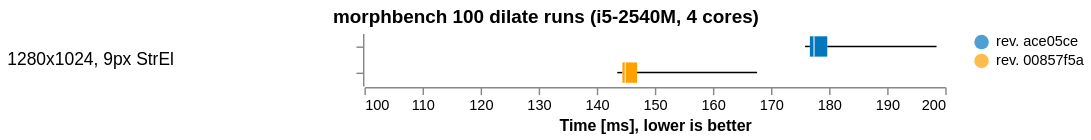

Here is the Vega-Lite specification saved for this chart:
### Vega-Lite specification from a JSON file in a GitHub repository (floating-point values rounded to 4 significant figures)
{"$schema": "https://vega.github.io/schema/vega-lite/v4.json", "title": {"text": "morphbench 100 dilate runs (i5-2540M, 4 cores)", "anchor": "middle"}, "data": {"values": [{"set": "1280x1024, 9px StrEl", "var": "rev. ace05ce", "times": [177.5, 197.4, 176.7, 177.9, 178.2, 179.8, 177.9, 191.7, 176.7, 177.3, 178.3, 178.8, 177.2, 190.3, 180.9, 176.4, 177.7, 177.7, 176.8, 191.3, 176.6, 190.4, 183.7, 177.4, 176.8, 192.6, 176.6, 178.4, 178.0, 176.3, 177.3, 190.2, 176.2, 181.6, 176.2, 177.3, 177.2, 191.2, 177.4, 178.9, 176.6, 176.0, 179.0, 195.1, 178.6, 176.8, 177.0, 176.4, 177.0, 191.1, 177.6, 176.9, 176.6, 176.8, 176.3, 195.2, 176.3, 177.0, 175.9, 176.6, 176.4, 198.1, 176.8, 176.5, 177.4, 175.9, 179.3, 194.0, 177.1, 177.1, 177.7, 176.9, 179.6, 198.5, 177.8, 177.3, 176.7, 179.6, 176.2, 189.9, 176.9, 176.8, 177.5, 181.0, 175.9, 197.0, 176.6, 176.2, 181.4, 180.2, 176.4, 191.1, 176.9, 176.4, 177.4, 176.7, 177.7, 192.3, 177.1, 178.3]}, {"set": "1280x1024, 9px StrEl", "var": "rev. 00857f5a", "times": [145.6, 144.6, 144.1, 145.6, 163.3, 144.6, 145.0, 146.5, 145.0, 144.8, 144.8, 164.0, 146.4, 147.3, 144.8, 145.1, 144.6, 144.2, 161.2, 143.9, 146.9, 144.9, 148.3, 143.8, 144.2, 154.7, 149.1, 146.6, 144.3, 144.5, 144.9, 144.9, 145.9, 155.9, 147.0, 145.9, 144.0, 144.7, 147.4, 144.5, 167.6, 143.5, 144.3, 144.3, 144.3, 143.9, 144.1, 156.7, 148.0, 144.5, 144.2, 143.9, 144.5, 144.9, 148.0, 162.2, 144.8, 145.0, 144.5, 144.6, 149.1, 144.1, 162.6, 143.8, 144.7, 145.2, 143.6, 146.6, 144.3, 155.1, 147.4, 144.0, 146.6, 146.0, 146.9, 143.9, 144.9, 159.2, 144.0, 144.2, 144.8, 144.9, 144.4, 144.9, 161.2, 144.2, 145.7, 146.1, 144.7, 144.5, 144.3, 156.2, 146.5, 144.8, 147.3, 145.3, 144.9, 144.5, 146.1, 156.3]}]}, "transform": [{"flatten": ["times"]}], "facet": {"row": {"field": "set", "type": "nominal", "spacing": 10, "header": {"title": "", "labelAngle": 0, "labelFontSize": 12}}}, "spec": {"encoding": {"x": {"field": "times", "type": "quantitative", "axis": {"title": "Time [ms], lower is better", "grid": false}, "scale": {"domain": [100, 200]}}, "y": {"field": "var", "type": "nominal", "axis": {"title": "", "labels": false}, "sort": "descending"}}, "layer": [{"width": 400, "height": {"step": 18}, "mark": {"type": "boxplot", "extent": "min-max"}, "encoding": {"color": {"field": "var", "type": "nominal", "scale": {"range": ["#0277bd", "#ffa000"]}, "legend": {"title": ""}, "sort": "descending"}}}]}, "config": {"view": {"stroke": "transparent"}, "axis": {"domainWidth": 1}}}
